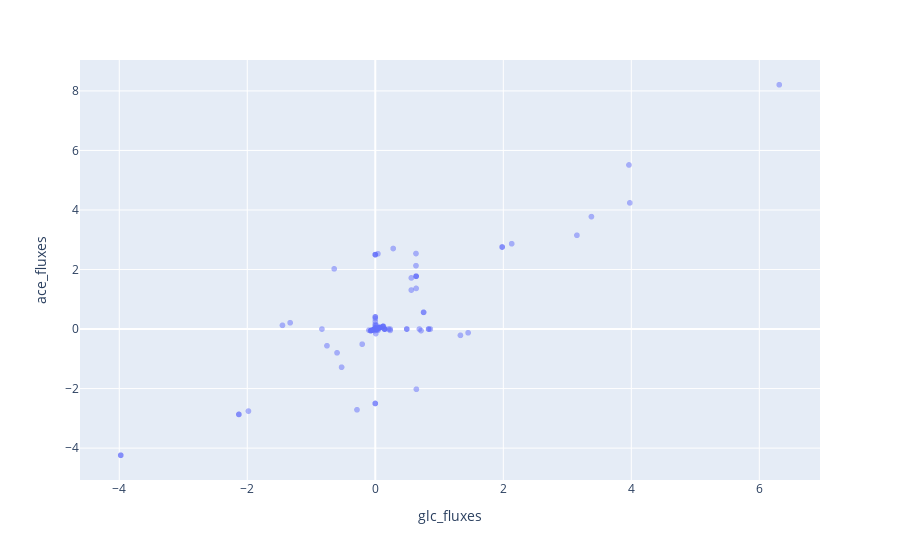

Notebook code cell kept with this figure:
### Code cell
from cobra.io import load_model
# Repeat with E coli core model to confirm

# Load E coli model
ecoli_core = load_model("iJO1366")
ecoli_core_ex_glc = ecoli_core.reactions.get_by_id("EX_glc__D_e")
ecoli_core_ex_ace = ecoli_core.reactions.get_by_id("EX_ac_e")
ecoli_core_ex_oxy = ecoli_core.reactions.get_by_id("EX_o2_e")
ecoli_core_ex_oxy.lower_bound = -20

# Get glucose fluxome
with ecoli_core:
    ecoli_core_ex_glc.lower_bound = -5 / CARBONS_PER_GLUCOSE
    sol = ecoli_core.optimize()
    ecoli_core_glc_fluxes = sol.fluxes

# Get acetate fluxes
with ecoli_core:
    ecoli_core_ex_glc.lower_bound = 0
    ecoli_core_ex_ace.lower_bound = -5 / CARBONS_PER_ACETATE
    sol = ecoli_core.optimize()
    ecoli_core_ace_fluxes = sol.fluxes

# Get names of reactions
ecoli_core_rxn_names = ecoli_core_glc_fluxes.index.values

# Interactive scatterplot with plotly
fig = px.scatter(x=ecoli_core_glc_fluxes, y=ecoli_core_ace_fluxes, labels={'x': 'glc_fluxes', 'y': 'ace_fluxes'}, hover_name=ecoli_core_rxn_names, opacity=0.5)
fig.show()

### Figure 1 — Plotly figure (JSON) as saved in the notebook; plotly's stock layout.template omitted (floating-point values rounded to 4 significant figures; data arrays with more than 128 entries replaced by an {"elided": "..."} marker saying what was removed)
{"data": [{"hovertemplate": "<b>%{hovertext}</b><br><br>glc_fluxes=%{x}<br>ace_fluxes=%{y}<extra></extra>", "hovertext": {"elided": "2583 str values"}, "legendgroup": "", "marker": {"color": "#636efa", "opacity": 0.5, "symbol": "circle"}, "mode": "markers", "name": "", "showlegend": false, "type": "scattergl", "x": {"elided": "2583 float values"}, "xaxis": "x", "y": {"elided": "2583 float values"}, "yaxis": "y"}], "layout": {"legend": {"tracegroupgap": 0}, "margin": {"t": 60}, "xaxis": {"anchor": "y", "domain": [0, 1], "title": {"text": "glc_fluxes"}}, "yaxis": {"anchor": "x", "domain": [0, 1], "title": {"text": "ace_fluxes"}}}}
